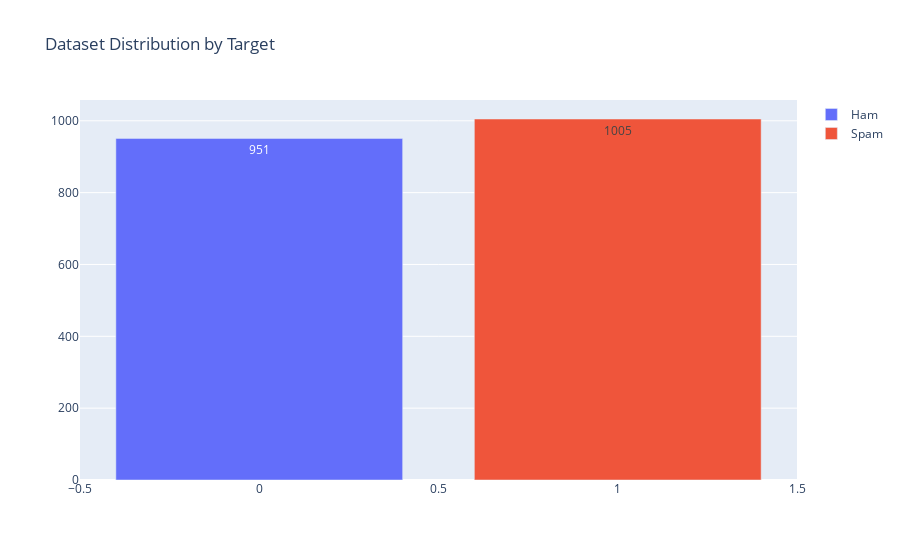

The notebook cell saved with this chart:
### Code cell
fig = go.Figure()
fig.add_trace(go.Bar(
    x = [0],
    y = [balance_counts[0]],
    name = 'Ham',
    text = [balance_counts[0]],
    textposition = 'auto'
))
fig.add_trace(go.Bar(
    x = [1],
    y = [balance_counts[1]],
    name = 'Spam',
    text = [balance_counts[1]],
    textposition = 'auto'
))
fig.update_layout(title = 'Dataset Distribution by Target')
fig.show()

### Figure 1 — Plotly figure (JSON) as saved in the notebook; plotly's stock layout.template omitted (floating-point values rounded to 4 significant figures)
{"data": [{"name": "Ham", "text": ["951"], "textposition": "auto", "type": "bar", "x": [0], "y": [951]}, {"name": "Spam", "text": ["1005"], "textposition": "auto", "type": "bar", "x": [1], "y": [1005]}], "layout": {"autosize": true, "title": {"text": "Dataset Distribution by Target"}, "xaxis": {"autorange": true, "range": [-0.5, 1.5], "type": "linear"}, "yaxis": {"autorange": true, "range": [0, 1058.0], "type": "linear"}}}
